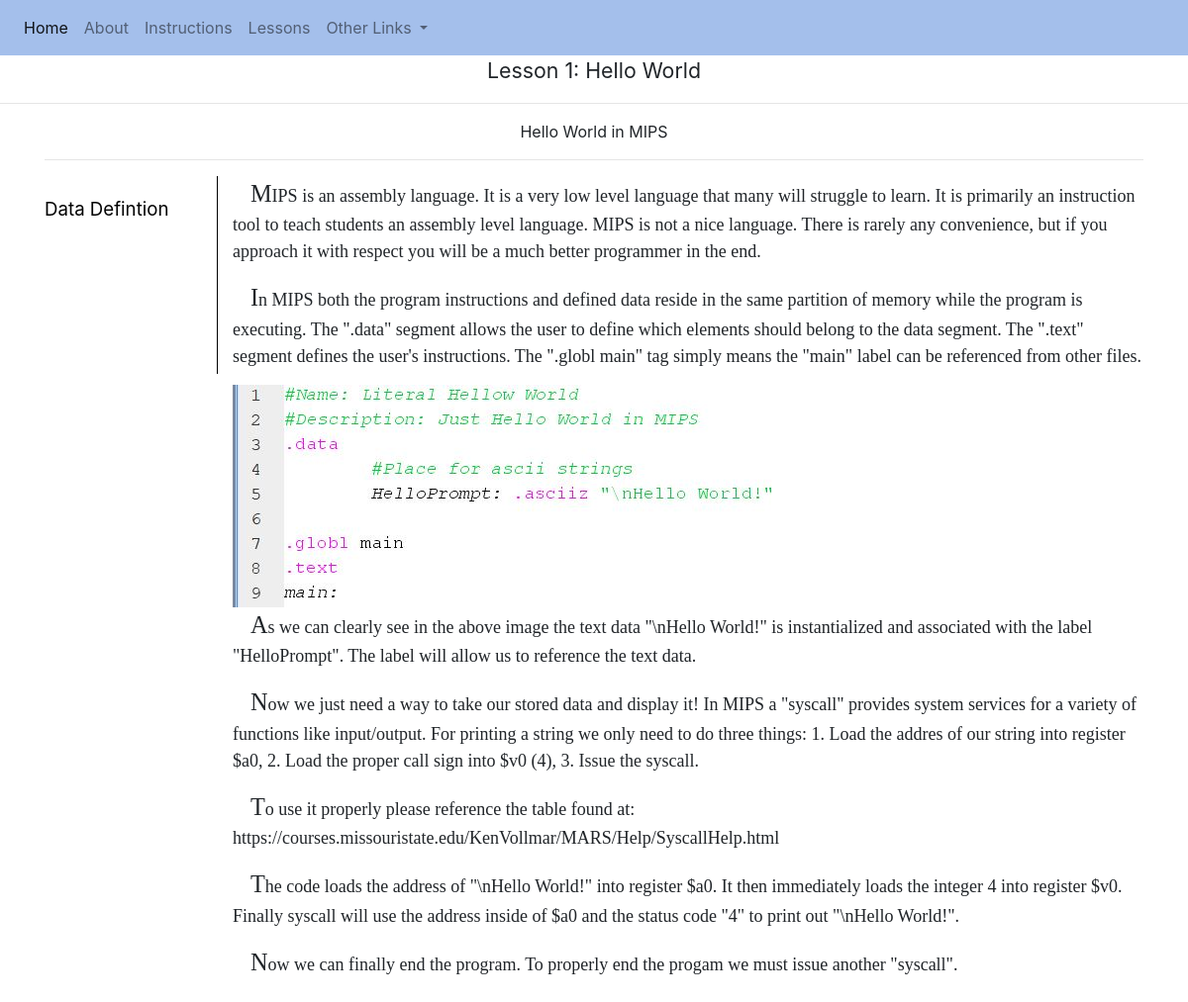
/lesson/1, run on the app's committed database.
### mips/models.py (models this page shows)
class Lesson(models.Model):
	lesson_number = models.IntegerField(primary_key=True)
	created = models.DateTimeField(auto_now_add=True)
	lesson_preface = models.TextField(default="")
	lesson_name = models.CharField(max_length=50, default="")
	lesson_main_image = models.CharField(max_length=150, default="")
	associated_file = models.CharField(max_length=150, blank=True)
	class Meta:
		verbose_name = "Lesson"
		verbose_name_plural = "Lessons"

class LessonNavigation(models.Model):
	anchorName = models.CharField(max_length = 75)
	anchorID = models.CharField(max_length = 75)
	lessonParagraph = models.ForeignKey(LessonParagraph, on_delete=models.CASCADE, null=True)
	class Meta:
		verbose_name = "Lesson Navigation"
		verbose_name_plural = "Lesson Navigations"

class LessonParagraph(models.Model):
	lesson = models.ForeignKey(Lesson, on_delete=models.CASCADE)
	paragraph = models.TextField()
	ordering = models.IntegerField(default=0)
	class Meta:
		verbose_name = "Lesson Paragraph"
		verbose_name_plural = "Lesson Paragraphs"

class LessonParagraphImage(models.Model):
	lesson_paragraph = models.ForeignKey(LessonParagraph, on_delete=models.CASCADE)
	filepath = models.CharField(max_length=150)
	class Meta:
		verbose_name = "Lesson Paragraph Image"
		verbose_name_plural = "Lesson Paragraph Images"

### mips/views.py (the view)
# urls.py: path('lesson/<int:lesson_number>', general_lesson, name="general_lesson"),
def general_lesson(request, lesson_number):
	lesson_obj = get_object_or_404(Lesson, lesson_number=lesson_number)
	paragraph_dict, side_navigation_ids, side_navigation_names, img_paragraph_dict = get_lesson_data(lesson_number)
	paragraph_list = convert_ordered_dict_to_list(paragraph_dict)
	lesson_name = lesson_obj.lesson_name
	preface = lesson_obj.lesson_preface
	associated_filepath = lesson_obj.associated_file
	if associated_filepath:
		associated_filepath = "mips/static/" + associated_filepath
		associated_file_data = grab_file_string(associated_filepath)
	else:
		associated_file_data = False
	main_content_img = lesson_obj.lesson_main_image
	context = {
	"lesson_number": lesson_number,
	"lesson_name": lesson_name,
	"preface": preface,
	"main_content_img": main_content_img,
	"article_paragraphs": paragraph_list,
	"img_paragraph_dict": img_paragraph_dict,
	"side_navigation_ids": side_navigation_ids,
	"side_navigation_names": side_navigation_names,
	"associated_file_data": associated_file_data
	}
	return render(request, "mips/lesson-general.html", context)

### mips/views.py (called while the page is built)
def convert_ordered_dict_to_list(ordered_dict):
	resulting_list = []
	counter = 0
	while counter < len(ordered_dict.keys()):
		if counter not in ordered_dict.keys():
			break
		resulting_list.append(ordered_dict[counter])
		counter += 1
	return resulting_list

def grab_file_string(filepath):
	file_string = ""
	try:
		with open(filepath, "r+") as read_file:
			for line in read_file:
				file_string += line
	except FileNotFoundError:
		pass
	return file_string

### mips/templates/mips/lesson-general.html (shortened to what this page needs)
{% load static %}
<html>
<head>
	<link rel="stylesheet" href="https://stackpath.bootstrapcdn.com/bootstrap/4.3.1/css/bootstrap.min.css">
	<link rel="stylesheet" href="{% static 'mips/css/css.css' %}">
</head>
<body>
	{% include 'mips/navigation.html' %}
	{% if lesson_name %}
		<p class="text-center assignment_title">Lesson {{lesson_number}}: {{lesson_name}}</p>
	{% else %}
		<p class="text-center assignment_title">Lesson {{lesson_number}}</p>
	{% endif %}
	<hr>
	<article>
	<div class="container">
	{% if preface %}
		<p class="text-center">{{preface}}</p>
	{% endif %}
	<hr>
	<div class="row">
		<div class="col-lg-2 col-md-3 col-sm-3 col-xs-12 lesson-side-bar-nav">
			{% for key, id_name in side_navigation_ids.items %}
				<p><a class="li-side-bar-anchor" href="#{{id_name}}">{% for sub_key, nav_name in side_navigation_names.items %}{% if key == sub_key %}{{nav_name}}{% endif %}{% endfor %}</a></p>
			{% endfor %}
		</div>
		<div class="col-lg-10 col-md-9 col-sm-9 col-xs-12">
		{% for paragraph in article_paragraphs %}
			<p class="lesson-p" id="{% for key, id_name in side_navigation_ids.items %}{% if forloop.parentloop.counter0 == key %}{{id_name}}{% endif %}{% endfor %}">{{paragraph}}</p>
			{% for key, image_name in img_paragraph_dict.items %}
				{% if forloop.parentloop.counter0 == key %}
					<img style="" class="img-fluid" src = "{% static image_name %}">
				{% endif %}
			{% endfor %}
		{% endfor %}
		</div>
	</div>
	</div>
	</article>
</body>
</html>

### mips/static/mips/css/css.css (style rules this page uses)
.lesson-p { font-size: 18px; font-family: "Times New Roman"; text-indent: 1em; margin-bottom: 15px }
.lesson-p::first-letter { font-size: 135%; }
.lesson-side-bar-nav { border-right: 1px solid black; position: -webkit-sticky; position: sticky; top: 0px; height: 200px !important; padding-top:20px; }
.li-side-bar-anchor { color: black; font-size: 14pt; }
.assignment_title { font-size: 16pt; }

### data on the page
Lesson: lesson_name "Hello World", lesson_preface "Hello World in MIPS"
LessonNavigation: side_navigation_names "Data Defintion"
LessonParagraph: article_paragraphs "MIPS is an assembly language. It is a very low level language that many will struggle to learn. It is primarily an instruction tool to teach students an assembly level language. MIPS is not a nice language. There is rarely any convenience, but if you approach it with respect you will be a much better programmer in the end."
LessonParagraph: article_paragraphs "In MIPS both the program instructions and defined data reside in the same partition of memory while the program is executing. The \".data\" segment allows the user to define which elements should belong to the data segment. The \".text\" segment defines the user's instructions. The \".globl main\" tag simply means the \"main\" label can be referenced from other files."
LessonParagraphImage: filepath (picture)
LessonParagraph: article_paragraphs "As we can clearly see in the above image the text data \"\\nHello World!\" is instantialized and associated with the label \"HelloPrompt\". The label will allow us to reference the text data."
LessonParagraph: article_paragraphs "Now we just need a way to take our stored data and display it! In MIPS a \"syscall\" provides system services for a variety of functions like input/output. For printing a string we only need to do three things: 1. Load the addres of our string into register $a0, 2. Load the proper call sign into $v0 (4), 3. Issue the syscall."
LessonParagraph: article_paragraphs "To use it properly please reference the table found at: https://courses.missouristate.edu/KenVollmar/MARS/Help/SyscallHelp.html"
LessonParagraph: article_paragraphs "The code loads the address of \"\\nHello World!\" into register $a0. It then immediately loads the integer 4 into register $v0. Finally syscall will use the address inside of $a0 and the status code \"4\" to print out \"\\nHello World!\"."
LessonParagraph: article_paragraphs "Now we can finally end the program. To properly end the progam we must issue another \"syscall\"."

### other printed values
{{ lesson_number }} "1"
